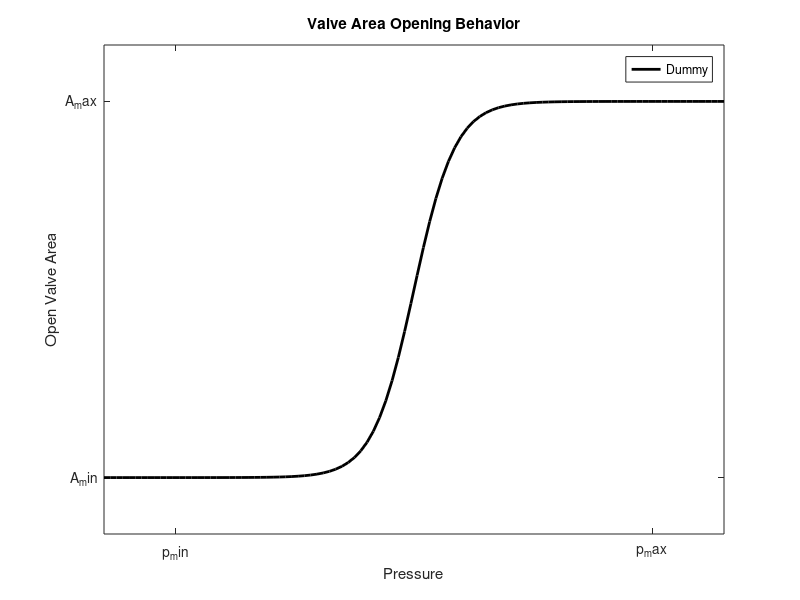

MATLAB code to generate this figure: (Note: this script raises an error after producing the figure.)
clear; close all; clc
% Model for valve opening area
funPath         = 'C:\Users\Sean\Desktop\WaveEnergyResearch\GMREC_conference_git\Models\GMREC_ModelsFinal\SharedFunctions\';
analysisPath    = 'C:\Users\Sean\Desktop\WaveEnergyResearch\GMREC_conference_git\Models\GMREC_ModelsFinal\SystemAnalysis\AnalysisFiles\';
savePath        = 'C:\Users\Sean\Desktop\WaveEnergyResearch\GMREC_conference_git\Models\GMREC_ModelsFinal\SystemAnalysis\Figures\';
savePathPaper   = 'C:\Users\Sean\Desktop\WaveEnergyResearch\Thesis\Template\beavtex\FiguresTables\';
addpath(funPath, savePath, analysisPath);

Amax = 0.001;
Amin = 1e-8;

pmax = 1e5;
pmin = 3/4*pmax;

k = (Amax - Amin)./(pmax-pmin);


x = linspace(pmin - (pmax-pmin)*0.15,pmax + (pmax-pmin)*0.15);
c = atanh((Amin - (Amax - Amin)/2)*2/(Amax - Amin))* 1/(pmin - (pmax+pmin)/2);

% c = 2.5e-4;   % stretch to min/max

A = (Amax - Amin)/2+Amin +(Amax - Amin)/2*tanh(c.*(x-(pmax+pmin)/2));

plot(x,A,'k', 'linewidth', 2); hold on

xlim([pmin - (pmax-pmin)*0.15, pmax + (pmax-pmin)*0.15])
ylim([Amin - (Amax-Amin)*0.15, Amax + (Amax-Amin)*0.15])

xlimits = get(gca, 'Xlim');
ylimits = get(gca, 'Ylim');

% plot(xlimits, [Amin, Amin], 'r--')
% plot(xlimits, [Amax, Amax], 'r--')
%
% plot([x(1), x(end)], [Amin, Amin], 'r')
% plot([x(1), x(end)], [Amax, Amax], 'r')

hx = xlabel('Pressure');
hy = ylabel('Open Valve Area');
ht = title('Valve Area Opening Behavior');
hl = legend('Dummy');

set(gca, 'XTick', [pmin, pmax],...
    'YTick', [Amin, Amax],...
    'XTickLabel', {'p_min', 'p_max'},...
    'YTickLabel', {'A_min', 'A_max'})

prettyPlot(hx, hy,ht,hl)
delete(hl)
grid on
set(gcf, 'Outerposition', [-1220 331  729  713])
p1 = get(gca,'Position');

saveas(gcf, [savePath       'valveOpeningBehaviour'], 'epsc')
saveas(gcf, [savePathPaper  'valveOpeningBehaviour'], 'epsc')